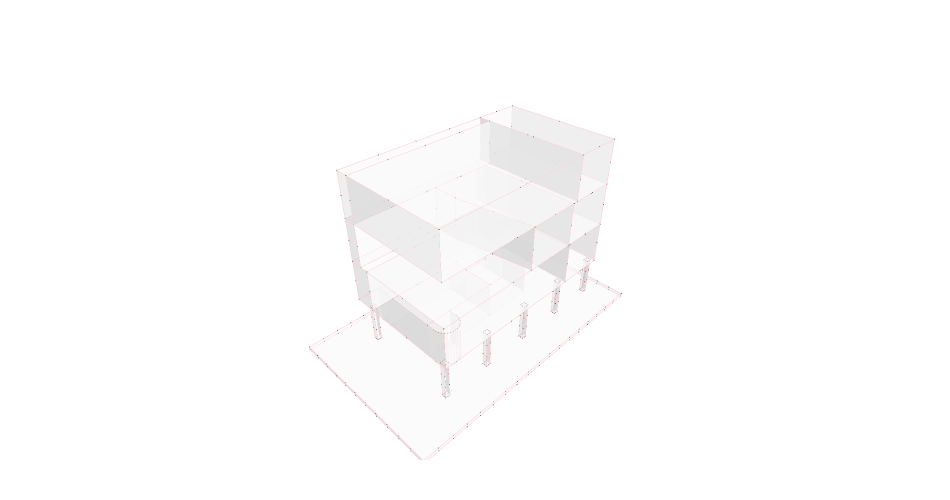

The notebook cell this image was saved under:
### Markdown cell above
### 3. CellComplex

`all_cells` → `model = Topology.SelfMerge(Cluster.ByTopologies(all_cells))`

### Code cell
all_cells = ground_cells + column_cells + office_cells + core_cells
model = Topology.SelfMerge(Cluster.ByTopologies(all_cells))
print("Model:", model)
print("Number of cells:", len(Topology.Cells(model)))
Topology.Show(Topology.Cells(model), faceColorKey="cell_color", backgroundColor="white", edgeColor="pink", renderer="vscode")
